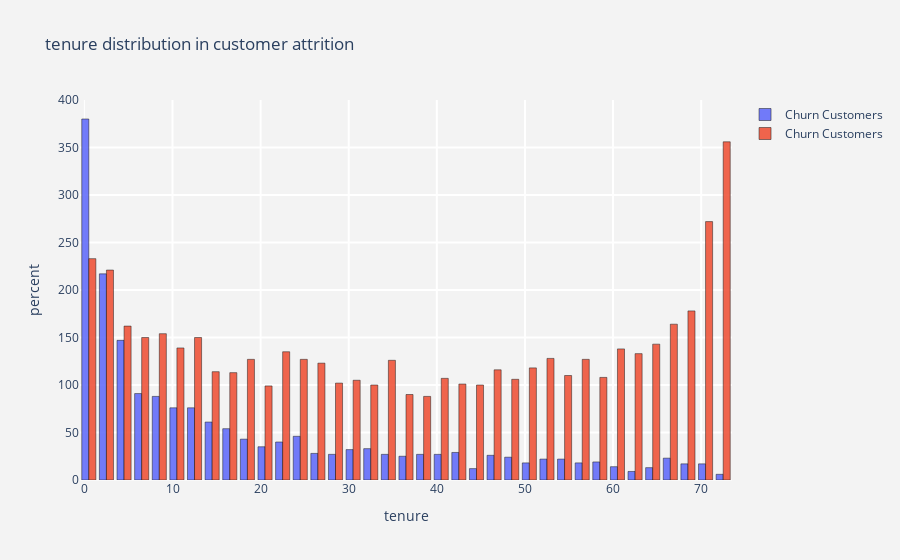
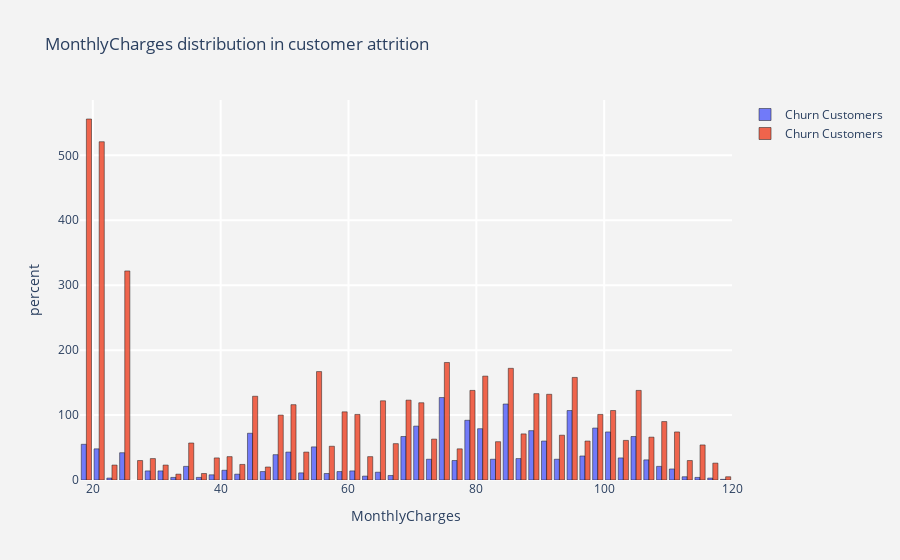
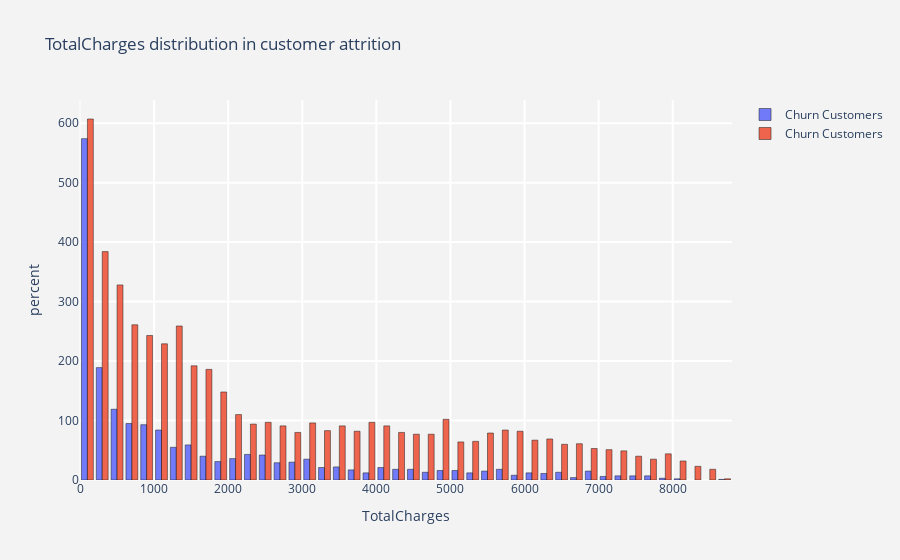

Notebook code for these charts, in order:
### Code cell
def makeHistogram(column):
    trace1=go.Histogram(x=churn[column],
                       name='Churn Customers',
                       marker=dict(line=dict(width=0.5,color='black')),
                       opacity=0.9)
    
    trace2=go.Histogram(x=no_churn[column],
                       name='Churn Customers',
                       marker=dict(line=dict(width=0.5,color='black')),
                       opacity=0.9)
    layout=go.Layout(dict(title=column+" distribution in customer attrition",
                         plot_bgcolor  = "rgb(243,243,243)",
                            paper_bgcolor = "rgb(243,243,243)",
                            xaxis = dict(gridcolor = 'rgb(255, 255, 255)',
                                             title = column,
                                             zerolinewidth=1,
                                             ticklen=5,
                                             gridwidth=2
                                            ),
                            yaxis = dict(gridcolor = 'rgb(255, 255, 255)',
                                             title = "percent",
                                             zerolinewidth=1,
                                             ticklen=5,
                                             gridwidth=2
                                            ),
                           ))
    data=[trace1,trace2]
    fig=go.Figure(data=data,layout=layout)
    py.iplot(fig)
    
    

for i in numeric_cols:
    makeHistogram(i)

### Figure 1 — Plotly figure (JSON) as saved in the notebook; plotly's stock layout.template omitted (floating-point values rounded to 4 significant figures; data arrays with more than 128 entries replaced by an {"elided": "..."} marker saying what was removed)
{"data": [{"marker": {"line": {"color": "black", "width": 0.5}}, "name": "Churn Customers", "opacity": 0.9, "type": "histogram", "x": {"elided": "1869 int values"}}, {"marker": {"line": {"color": "black", "width": 0.5}}, "name": "Churn Customers", "opacity": 0.9, "type": "histogram", "x": {"elided": "5163 int values"}}], "layout": {"paper_bgcolor": "rgb(243,243,243)", "plot_bgcolor": "rgb(243,243,243)", "title": {"text": "tenure distribution in customer attrition"}, "xaxis": {"gridcolor": "rgb(255, 255, 255)", "gridwidth": 2, "ticklen": 5, "title": {"text": "tenure"}, "zerolinewidth": 1}, "yaxis": {"gridcolor": "rgb(255, 255, 255)", "gridwidth": 2, "ticklen": 5, "title": {"text": "percent"}, "zerolinewidth": 1}}}

### Figure 2 — Plotly figure (JSON) as saved in the notebook; plotly's stock layout.template omitted (floating-point values rounded to 4 significant figures; data arrays with more than 128 entries replaced by an {"elided": "..."} marker saying what was removed)
{"data": [{"marker": {"line": {"color": "black", "width": 0.5}}, "name": "Churn Customers", "opacity": 0.9, "type": "histogram", "x": {"elided": "1869 float values"}}, {"marker": {"line": {"color": "black", "width": 0.5}}, "name": "Churn Customers", "opacity": 0.9, "type": "histogram", "x": {"elided": "5163 float values"}}], "layout": {"paper_bgcolor": "rgb(243,243,243)", "plot_bgcolor": "rgb(243,243,243)", "title": {"text": "MonthlyCharges distribution in customer attrition"}, "xaxis": {"gridcolor": "rgb(255, 255, 255)", "gridwidth": 2, "ticklen": 5, "title": {"text": "MonthlyCharges"}, "zerolinewidth": 1}, "yaxis": {"gridcolor": "rgb(255, 255, 255)", "gridwidth": 2, "ticklen": 5, "title": {"text": "percent"}, "zerolinewidth": 1}}}

### Figure 3 — Plotly figure (JSON) as saved in the notebook; plotly's stock layout.template omitted (floating-point values rounded to 4 significant figures; data arrays with more than 128 entries replaced by an {"elided": "..."} marker saying what was removed)
{"data": [{"marker": {"line": {"color": "black", "width": 0.5}}, "name": "Churn Customers", "opacity": 0.9, "type": "histogram", "x": {"elided": "1869 float values"}}, {"marker": {"line": {"color": "black", "width": 0.5}}, "name": "Churn Customers", "opacity": 0.9, "type": "histogram", "x": {"elided": "5163 float values"}}], "layout": {"paper_bgcolor": "rgb(243,243,243)", "plot_bgcolor": "rgb(243,243,243)", "title": {"text": "TotalCharges distribution in customer attrition"}, "xaxis": {"gridcolor": "rgb(255, 255, 255)", "gridwidth": 2, "ticklen": 5, "title": {"text": "TotalCharges"}, "zerolinewidth": 1}, "yaxis": {"gridcolor": "rgb(255, 255, 255)", "gridwidth": 2, "ticklen": 5, "title": {"text": "percent"}, "zerolinewidth": 1}}}
